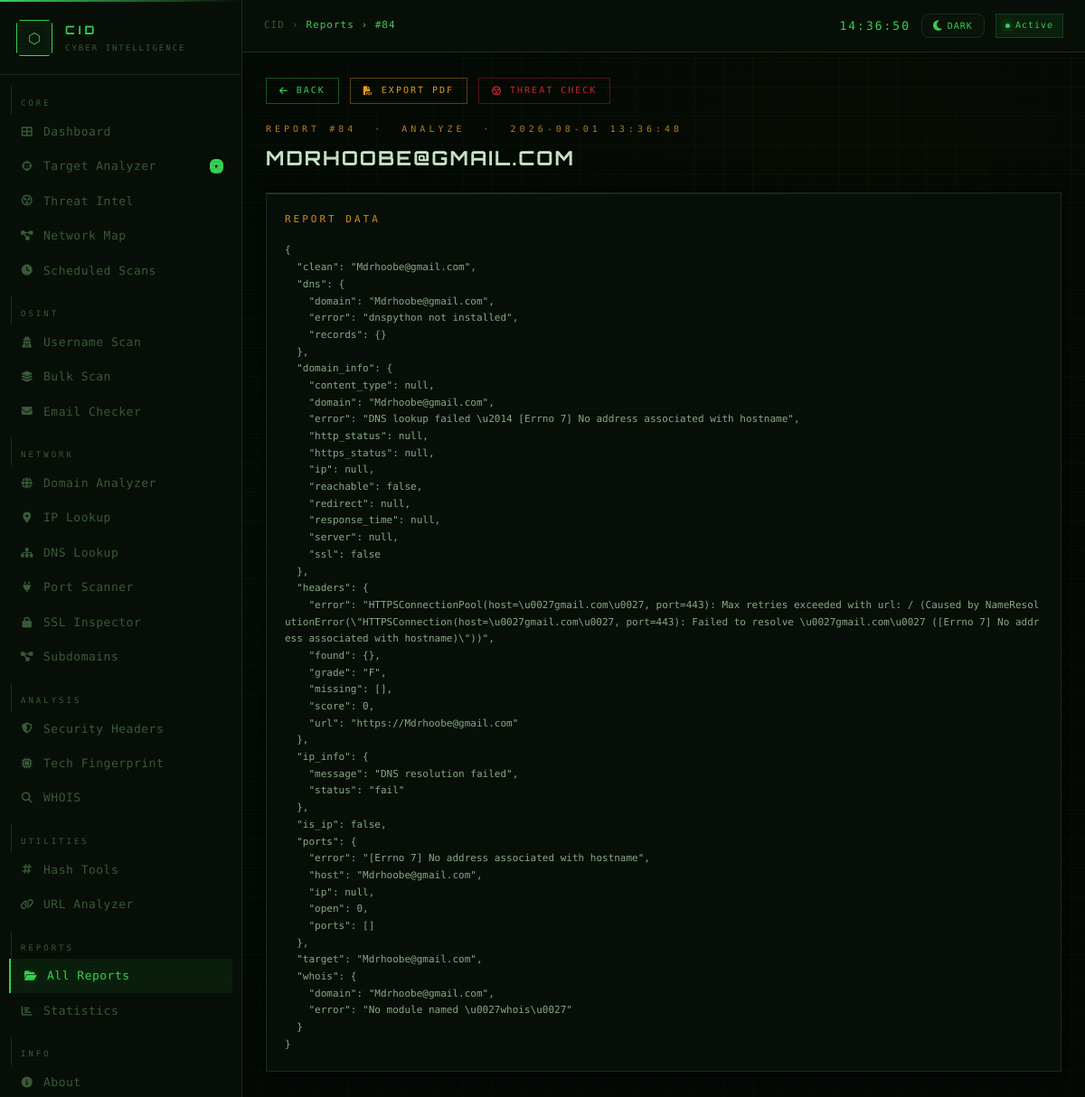
The page /reports/84 (signed in) on the database its author committed.
### tables this page shows
CREATE TABLE reports (
                id        INTEGER PRIMARY KEY AUTOINCREMENT,
                type      TEXT NOT NULL,
                target    TEXT NOT NULL,
                results   TEXT NOT NULL DEFAULT '{}',
                summary   TEXT DEFAULT '{}',
                timestamp TEXT NOT NULL
            );

### app.py (the view)
@app.route('/reports/<int:report_id>')
@login_required
def view_report(report_id):
    from db import get_conn
    with get_conn() as conn:
        row = conn.execute('SELECT * FROM reports WHERE id=?',(report_id,)).fetchone()
    if not row:
        return redirect(url_for('reports'))
    report = dict(row)
    report['results'] = json.loads(report['results'])
    report['summary'] = json.loads(report['summary'])
    return render_template('view-report.html', report=report, active='reports')

### app.py (called while the page is built)
def login_required(f):
    @wraps(f)
    def decorated(*args, **kwargs):
        if not session.get('logged_in'):
            return redirect(url_for('login'))
        return f(*args, **kwargs)
    return decorated

### db.py (called while the page is built)
def get_conn():
    conn = sqlite3.connect(DB_PATH)
    conn.row_factory = sqlite3.Row
    return conn

### templates/view-report.html (shortened to what this page needs)
{% extends "base.html" %}
{% block breadcrumb %}Reports › #{{ report.id }}{% endblock %}
{% block content %}
<div style="display:flex;align-items:center;gap:12px;margin-bottom:20px;flex-wrap:wrap;">
  <a href="{{ url_for('reports') }}" class="btn btn-outline btn-sm">
    <i class="fas fa-arrow-left"></i> Back
  </a>
  <a href="{{ url_for('export_pdf', report_id=report.id) }}"
     class="btn btn-outline btn-sm"
     style="color:var(--amber);border-color:rgba(232,160,32,.4);">
    <i class="fas fa-file-pdf"></i> Export PDF
  </a>
  {% if report.type in ('domain','ip_lookup','analyze') %}
  <a href="{{ url_for('threat_intel') }}" class="btn btn-outline btn-sm"
     style="color:var(--red);border-color:rgba(204,41,54,.4);">
    <i class="fas fa-radiation-alt"></i> Threat Check
  </a>
  {% endif %}
</div>
<div class="page-hdr" style="margin-bottom:20px;">
  <div class="page-eye">
    Report #{{ report.id }} &nbsp;·&nbsp;
    {{ report.type.replace('_',' ').upper() }} &nbsp;·&nbsp;
    {{ report.timestamp }}
  </div>
  <h1 class="page-title">{{ report.target }}</h1>
</div>
{% if report.type == 'username' %}
<div style="display:grid;grid-template-columns:repeat(4,1fr);gap:12px;margin-bottom:20px;">
  <div class="stat-card c-green">
    <div class="stat-lbl">Total</div>
    <div class="stat-val">{{ report.summary.get('total',0) }}</div>
  </div>
  <div class="stat-card c-green">
    <div class="stat-lbl">Found</div>
    <div class="stat-val">{{ report.summary.get('found',0) }}</div>
  </div>
  <div class="stat-card c-red">
    <div class="stat-lbl">Not Found</div>
    <div class="stat-val">{{ report.summary.get('not_found',0) }}</div>
  </div>
  <div class="stat-card c-violet">
    <div class="stat-lbl">Errors</div>
    <div class="stat-val">{{ report.summary.get('errors',0) }}</div>
  </div>
</div>
{% set found = report.results | selectattr('status','equalto','found') | list %}
{% if found %}
<div class="card" style="margin-bottom:20px;">
  <div class="card-label">
    <i class="fas fa-check-circle" style="color:var(--green);"></i>
    &nbsp;Found Profiles ({{ found|length }})
  </div>
  <div class="platforms-grid">
    {% for r in found %}
    <div class="platform-card found" style="cursor:pointer;"
         onclick="window.open('{{ r.url }}','_blank','noopener')">
      <div class="pc-icon">{{ r.icon }}</div>
      <div class="pc-name">{{ r.platform }}</div>
      <div class="pc-footer">
        <span class="badge badge-found"><i class="fas fa-check-circle"></i> Found</span>
        {% if r.ms %}<span class="pc-ms">{{ r.ms }}ms</span>{% endif %}
      </div>
    </div>
    {% endfor %}
  </div>
</div>
{% endif %}
<div class="card">
  <div class="card-label"><i class="fas fa-list"></i> &nbsp;All Results</div>
  <table class="data-table">
    <thead><tr><th>Platform</th><th>Status</th><th>Response</th><th>Link</th></tr></thead>
    <tbody>
      {% for r in report.results %}
      <tr>
        <td style="display:flex;align-items:center;gap:8px;">
          <span style="font-size:16px;">{{ r.icon }}</span>
          <span>{{ r.platform }}</span>
        </td>
        <td>
          {% if r.status=='found' %}<span class="badge badge-found"><i class="fas fa-check-circle"></i> Found</span>
          {% elif r.status=='not_found' %}<span class="badge badge-notfound"><i class="fas fa-times-circle"></i> Not Found</span>
          {% elif r.status=='timeout' %}<span class="badge badge-timeout"><i class="fas fa-clock"></i> Timeout</span>
          {% else %}<span class="badge badge-unknown"><i class="fas fa-question-circle"></i> Unknown</span>{% endif %}
        </td>
        <td class="mono" style="color:var(--text-dim);">
          {% if r.ms %}{{ r.ms }}ms{% else %}—{% endif %}
        </td>
        <td>
          {% if r.status == 'found' %}
          <a href="{{ r.url }}" target="_blank" rel="noopener"
             style="font-family:var(--font-mono);font-size:11px;color:var(--green);">
            <i class="fas fa-external-link-alt"></i> Open
          </a>
          {% else %}
          <span style="color:var(--text-dim);font-size:11px;">—</span>
          {% endif %}
        </td>
      </tr>
      {% endfor %}
    </tbody>
  </table>
</div>
{% else %}
<div class="card">
  <div class="card-label">Report Data</div>
  <pre style="font-family:var(--font-mono);font-size:11px;color:var(--text);
              white-space:pre-wrap;word-break:break-all;line-height:1.7;">{{ report.results | tojson(indent=2) }}</pre>
</div>
{% endif %}
{% endblock %}

### static/css/style.css (style rules this page uses)
:root { --bg-base: #050a05; --bg-card: #080f08; --bg-input: #0a140a; --bg-hover: #0d1a0d; --border: #1a2e1a; --border-hi: #2a4a2a; --green: #39d353; --green-dim: rgba(57, 211, 83, 0.08); --green-glow: rgba(57, 211, 83, 0.18); --amber: #e8a020; --amber-dim: rgba(232, 160, 32, 0.08); --red: #cc2936; --red-dim: rgba(204, 41, 54, 0.10); --blue: #2a6db5; --blue-dim: rgba(42, 109, 181, 0.10); --violet: #7c4dba; --violet-dim: rgba(124, 77, 186, 0.10); --cyan: #39d353; --cyan-dim: rgba(57, 211, 83, 0.08); --cyan-glow: rgba(57, 211, 83, 0.18); --text: #8aad8a; --text-dim: #3a5c3a; --text-hi: #c8e8c8; --font-mono: 'Share Tech Mono', 'Courier New', monospace; --font-body: 'Rajdhani', system-ui, sans-serif; --font-title: 'Orbitron', sans-serif; --sidebar-w: 268px; --topbar-h: 58px; --r: 4px; --r-sm: 2px; --shadow: 0 4px 24px rgba(0,0,0,.7); --transition: 0.15s ease; }
*,*::before,*::after { box-sizing:border-box; margin:0; padding:0; }
html,body { height:100%; }
body { background: var(--bg-base); color: var(--text); font-family: var(--font-body); font-size: 16px; font-weight: 500; line-height: 1.65; overflow-x: hidden; }
body::before { content: ''; position: fixed; inset: 0; background: repeating-linear-gradient( 0deg, transparent, transparent 2px, rgba(0,0,0,.15) 2px, rgba(0,0,0,.15) 4px ); pointer-events: none; z-index: 9999; opacity: .4; }
body::after { content: ''; position: fixed; inset: 0; background-image: linear-gradient(rgba(57,211,83,.03) 1px, transparent 1px), linear-gradient(90deg, rgba(57,211,83,.03) 1px, transparent 1px), radial-gradient(circle at 20% 50%, rgba(57,211,83,.02) 0%, transparent 50%), radial-gradient(circle at 80% 20%, rgba(232,160,32,.02) 0%, transparent 40%); background-size: 32px 32px, 32px 32px, 100% 100%, 100% 100%; pointer-events: none; z-index: 0; }
.page-hdr { margin-bottom:28px; }
.page-eye { font-family: var(--font-mono); font-size: 10px; letter-spacing: 4px; text-transform: uppercase; color: var(--amber); margin-bottom: 6px; opacity: .8; }
.page-title { font-family: var(--font-title); font-size: 22px; font-weight: 700; color: var(--text-hi); letter-spacing: 2px; text-transform: uppercase; }
.card { background: var(--bg-card); border: 1px solid var(--border); padding: 20px; box-shadow: var(--shadow); position: relative; transition: border-color var(--transition); }
.card::before { content: ''; position: absolute; top:0; left:0; right:0; height: 1px; background: linear-gradient(90deg, var(--green), transparent); opacity: .3; }
.card-label { font-family: var(--font-mono); font-size: 11px; letter-spacing: 3px; text-transform: uppercase; color: var(--amber); margin-bottom: 16px; opacity: .9; }
.btn { display: inline-flex; align-items: center; gap: 8px; padding: 9px 20px; font-family: var(--font-mono); font-size: 11px; font-weight: 400; letter-spacing: 2px; text-transform: uppercase; cursor: pointer; transition: all var(--transition); border: none; text-decoration: none; white-space: nowrap; clip-path: polygon(6px 0%, 100% 0%, calc(100% - 6px) 100%, 0% 100%); }
.btn-outline { background: transparent; color: var(--green); border: 1px solid rgba(57,211,83,.4); clip-path: none; }
.btn-sm { padding:5px 14px; font-size:10px; }
a { color:var(--green); text-decoration:none; }

### rows shown on the page
reports: id "84", type.replace "ANALYZE", timestamp "2026-08-01 13:36:48", target "MDRHOOBE@GMAIL.COM"
